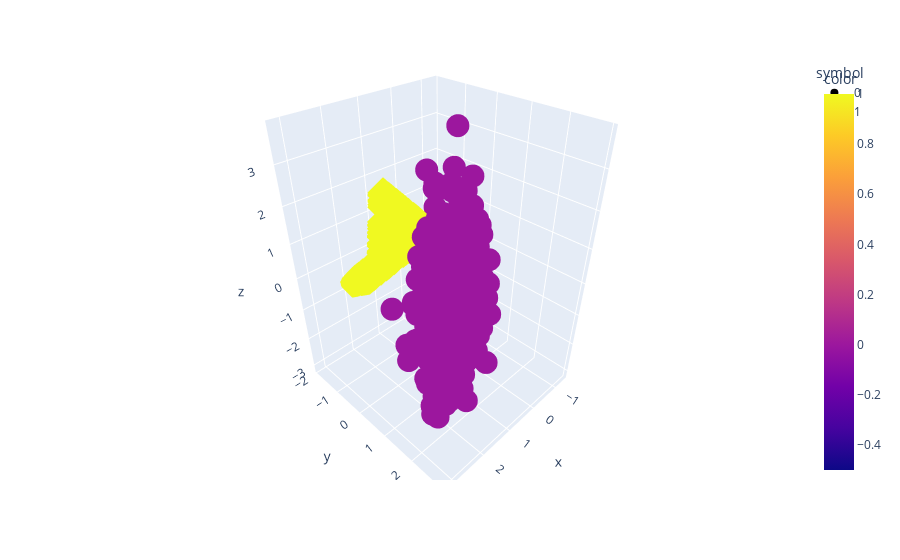

The code cell stored with this chart in its notebook:
### Code cell
px.scatter_3d(x= X[:,0],y= X[:,1],z= X[:,2],color=y,symbol=y)

### Figure 1 — Plotly figure (JSON) as saved in the notebook; plotly's stock layout.template omitted (floating-point values rounded to 4 significant figures; data arrays with more than 128 entries replaced by an {"elided": "..."} marker saying what was removed)
{"data": [{"hovertemplate": "symbol=0<br>x=%{x}<br>y=%{y}<br>z=%{z}<br>color=%{marker.color}<extra></extra>", "legendgroup": "0", "marker": {"color": {"elided": "990 int values"}, "coloraxis": "coloraxis", "symbol": "circle"}, "mode": "markers", "name": "0", "scene": "scene", "showlegend": true, "type": "scatter3d", "x": {"elided": "990 float values"}, "y": {"elided": "990 float values"}, "z": {"elided": "990 float values"}}, {"hovertemplate": "symbol=1<br>x=%{x}<br>y=%{y}<br>z=%{z}<br>color=%{marker.color}<extra></extra>", "legendgroup": "1", "marker": {"color": {"elided": "990 int values"}, "coloraxis": "coloraxis", "symbol": "diamond"}, "mode": "markers", "name": "1", "scene": "scene", "showlegend": true, "type": "scatter3d", "x": {"elided": "990 float values"}, "y": {"elided": "990 float values"}, "z": {"elided": "990 float values"}}], "layout": {"coloraxis": {"colorbar": {"title": {"text": "color"}}, "colorscale": [[0, "#0d0887"], [0.1111, "#46039f"], [0.2222, "#7201a8"], [0.3333, "#9c179e"], [0.4444, "#bd3786"], [0.5556, "#d8576b"], [0.6667, "#ed7953"], [0.7778, "#fb9f3a"], [0.8889, "#fdca26"], [1, "#f0f921"]]}, "legend": {"title": {"text": "symbol"}, "tracegroupgap": 0}, "margin": {"t": 60}, "scene": {"domain": {"x": [0, 1], "y": [0, 1]}, "xaxis": {"title": {"text": "x"}}, "yaxis": {"title": {"text": "y"}}, "zaxis": {"title": {"text": "z"}}}}}
